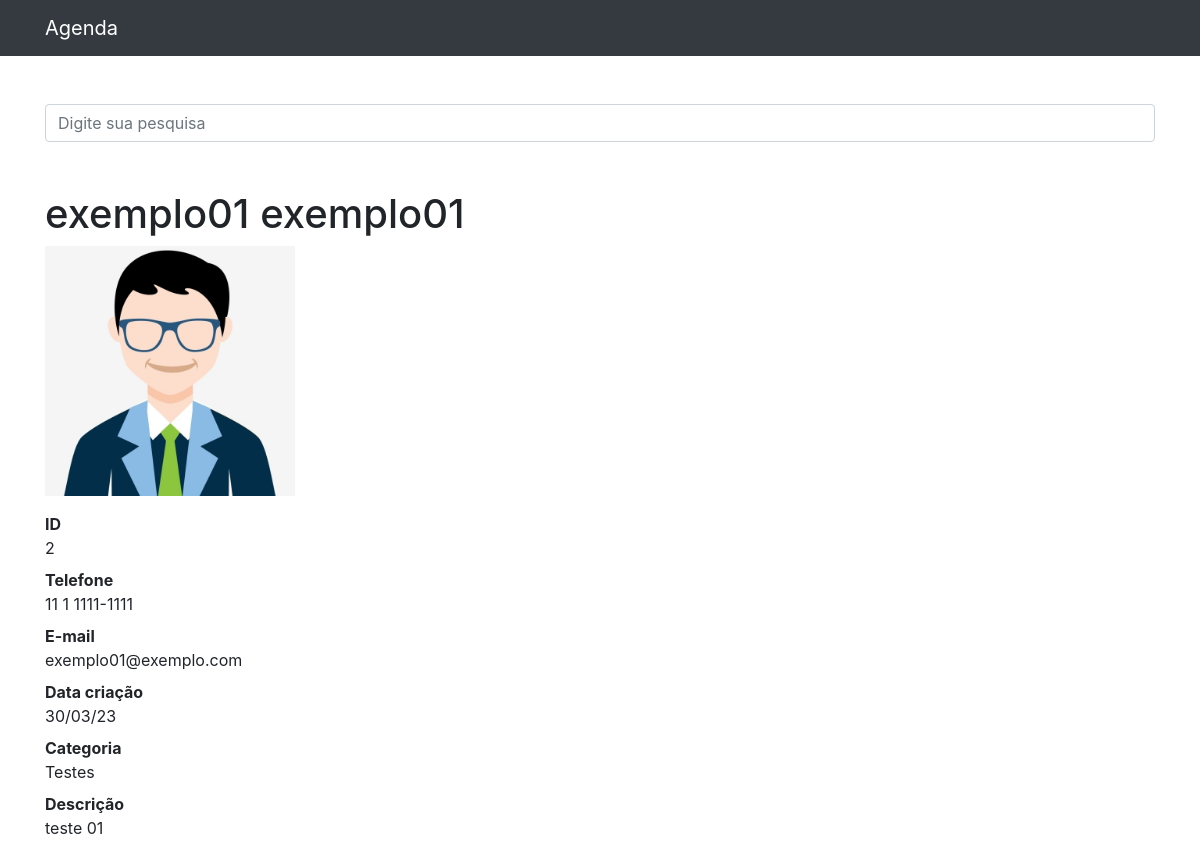
/2, run on the app's committed database.
### contatos/models.py (models this page shows, shortened)
class Contato(models.Model):
    nome = models.CharField(max_length=255)
    sobrenome = models.CharField(max_length=255, blank=True)
    telefone = models.CharField(max_length=255)
    email = models.CharField(max_length=255, blank=True)
    data_criacao = models.DateTimeField(default=timezone.now)
    descricao = models.TextField(blank=True)
    categoria = models.ForeignKey(Categoria, on_delete=models.DO_NOTHING)
    mostrar = models.BooleanField(default=True)
    foto = models.ImageField(blank=True, upload_to="fotos/%Y/%m/")

class Categoria(models.Model):
    nome = models.CharField(max_length=255)
    def __str__(self):
        return self.nome

### contatos/views.py (the view)
# urls.py: path("<int:contato_id>", views.ver_contato, name="ver_contato"),
def ver_contato(request, contato_id):
    contato = get_object_or_404(Contato, id=contato_id)
    if not contato.mostrar:
        raise Http404()
    return render(request, "contatos/ver_contato.html", {"contato": contato})

### contatos/templates/contatos/ver_contato.html (shortened to what this page needs)
{% extends 'base.html'%}
{%block conteudo%}
<h1 class="mt-5">{{ contato.nome }} {{ contato.sobrenome }}</h1>
{% if contato.foto %}
<p>
    <img src="{{ contato.foto.url }}" style="max-width: 250px; height: auto;">
</p>
{% endif %}
<dl>
    <dt>ID</dt>
    <dd>{{ contato.id }}</dd>
    <dt>Telefone</dt>
    <dd>{{ contato.telefone }}</dd>
    <dt>E-mail</dt>
    <dd>{{ contato.email }}</dd>
    <dt>Data criação</dt>
    <dd>{{ contato.data_criacao|date:'d/m/y' }}</dd>
    <dt>Categoria</dt>
    <dd>{{ contato.categoria }}</dd>
    <dt>Descrição</dt>
    <dd>
        {{ contato.descricao }}
    </dd>
</dl>
{%endblock%}

### data on the page
Contato: nome "exemplo01", sobrenome "exemplo01", foto (placeholder picture), id "2", telefone "11 1 1111-1111", email "exemplo01@exemplo.com", data_criacao "30/03/23", categoria "Testes", descricao "teste 01"
